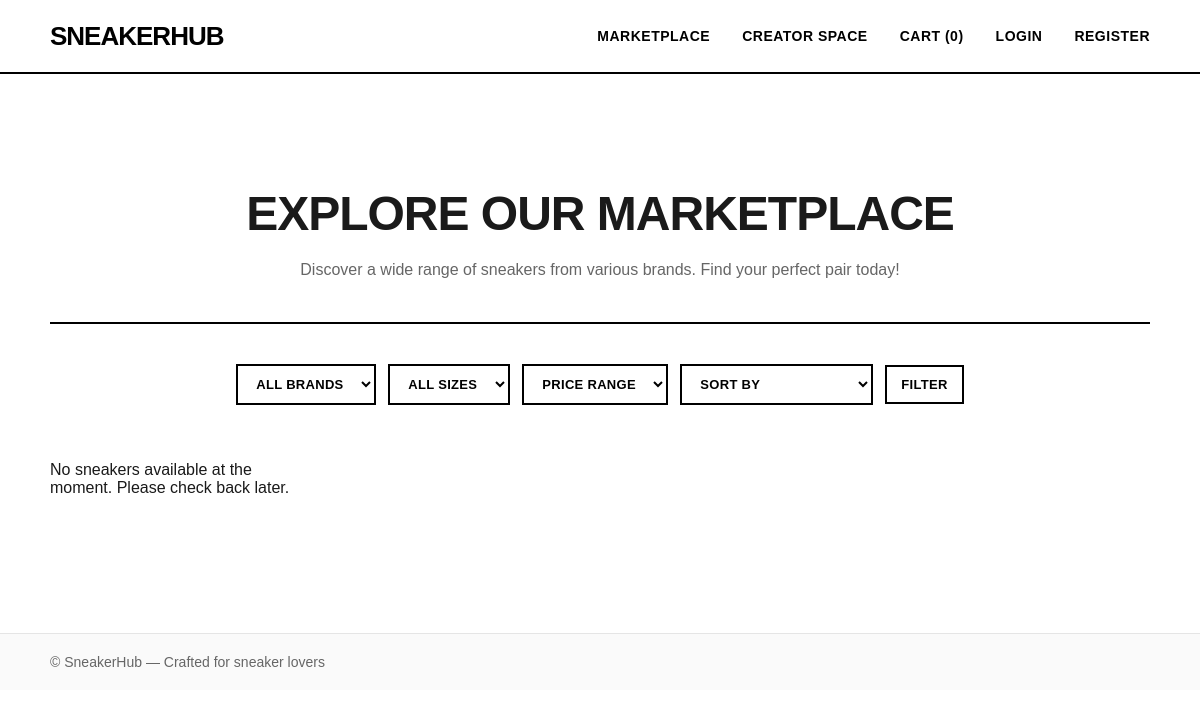
The app's page /marketplace/, older data.
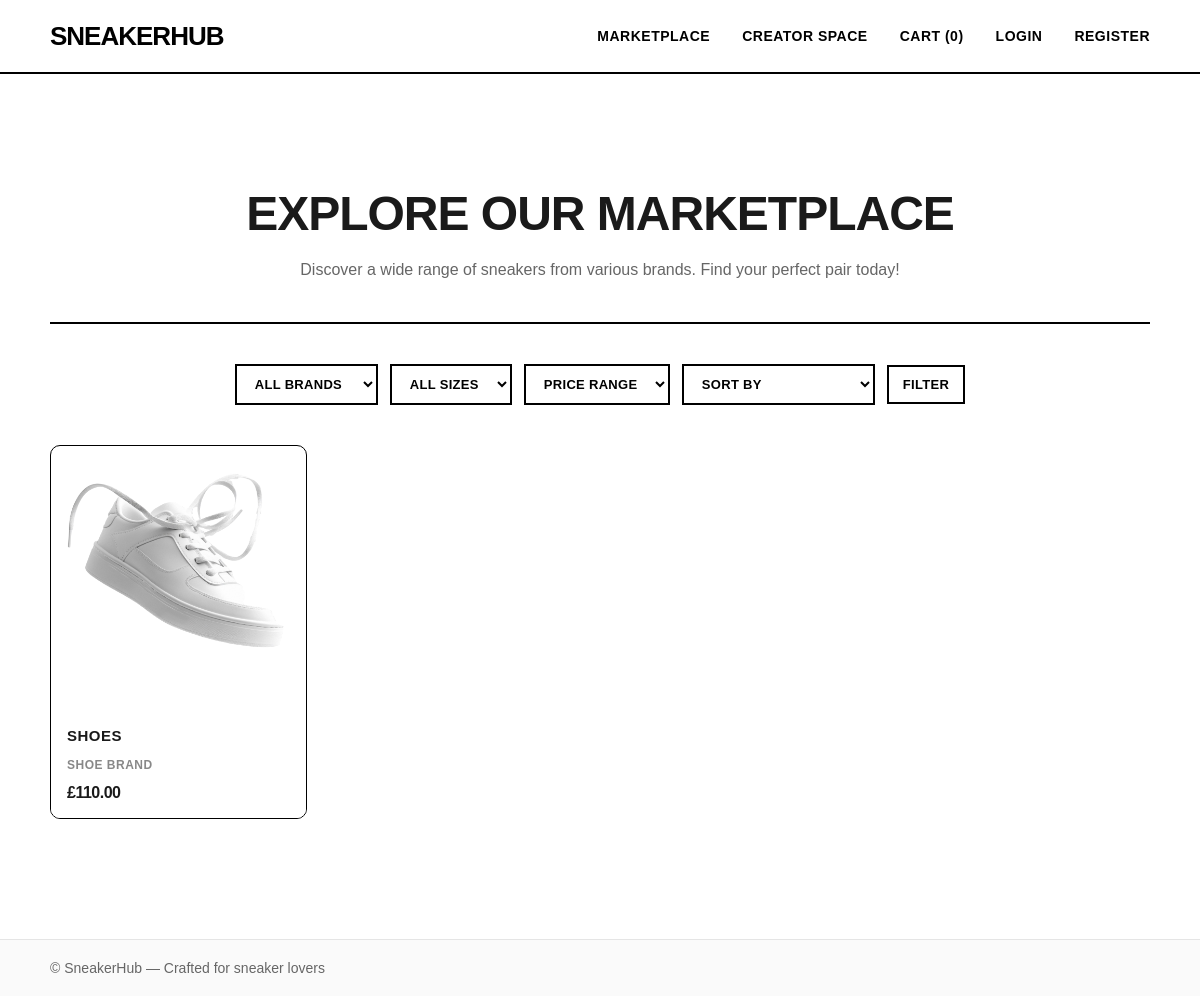
The same page, newer data.
### marketplace/models.py (models this page shows, shortened)
class Sneaker(models.Model):
    name = models.CharField(max_length=255)
    brand = models.CharField(max_length=255)
    size = models.DecimalField(max_digits=4, decimal_places=1)
    price = models.DecimalField(max_digits=10, decimal_places=2)
    description = models.TextField(blank=True, null=True)
    image = models.ImageField(upload_to='media/', blank=True, null=True)
    owner = models.ForeignKey(
        settings.AUTH_USER_MODEL,
        on_delete=models.CASCADE,
        related_name='sneakers'
    )
    created_at = models.DateTimeField(auto_now_add=True)
    updated_at = models.DateTimeField(auto_now=True)

### marketplace/views.py (the view)
# urls.py: path('marketplace/', marketplaceView, name='marketplace'),
def marketplaceView(request):
    brand_filter = request.GET.get('brand')
    if brand_filter:
        sneakers = Sneaker.objects.filter(brand=brand_filter).order_by('-created_at')
    else:
        sneakers = Sneaker.objects.all().order_by('-created_at')
    selected_brand = brand_filter or ''
    brands_qs = Sneaker.objects.values_list('brand', flat=True).distinct()
    brands = sorted([b for b in brands_qs if b])
    context = {
        'sneakers': sneakers,
        'brands': brands,
        'selected_brand': selected_brand,
    }
    return render(request, 'marketplace.html', context)

### templates/marketplace.html (shortened to what this page needs)
{% extends "base.html" %}
{% load static %}
{% block content %}
<section class="marketplace-intro">
    <h1>Explore Our Marketplace</h1>
    <p>Discover a wide range of sneakers from various brands. Find your perfect pair today!</p>
</section>
<section class="sneaker-listings">
    <form method="get" class="filter-search-bar">
        <select name="brand" class="filter-select">
            <option value="">All Brands</option>
        </select>
        <select class="filter-select">
            <option value="">All Sizes</option>
        </select>
        <select class="filter-select">
            <option value="">Price Range</option>
        </select>
        <select class="filter-select">
            <option value="">Sort By</option>
        </select>
        <button class="btn-secondary" type="submit">Filter</button>
    </form>
    <div class="sneaker-grid">
        {% for sneaker in sneakers %}
        <article class="card">
            <a href="{% url 'sneaker_detail' sneaker.id %}">
                <img src="{{ sneaker.image.url }}" alt="{{ sneaker.name }}" class="card-img">
            </a>
            <div class="card-body">
                <h3>{{ sneaker.name }}</h3>
                <p class="brand">{{ sneaker.brand }}</p>
                <div class="card-footer">
                    <span class="price">£{{ sneaker.price }}</span>
                </div>
            </div>
        </article>
        {% empty %}
        <p>No sneakers available at the moment. Please check back later.</p>
        {% endfor %}
    </div>
</section>
{% endblock %}

Row changes from the older to the newer data that the page shows:
added Sneaker: image (picture), name "SHOES", brand "SHOE BRAND", price "110.00"
Text that changed along with them:
text no longer shown: "No sneakers available at the moment. Please check back later."
